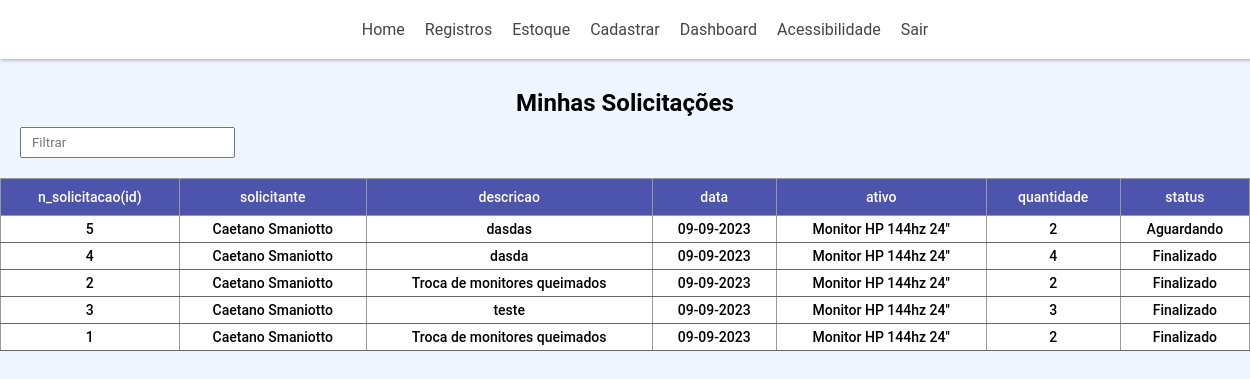
The app's page /feed (signed in), older data.
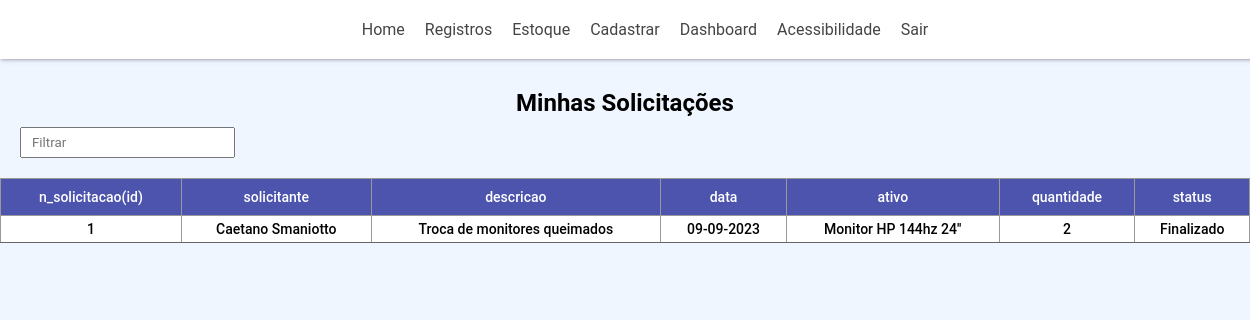
The same page, newer data.
### aplicacao/models.py (models this page shows, shortened)
class Solicitacao(database.Model):
    id = database.Column(database.Integer, primary_key=True)
    descricao = database.Column(database.String(500), nullable=False)
    data = database.Column(database.DateTime, nullable=False, default=datetime.utcnow())
    id_usuario = database.Column(database.Integer, database.ForeignKey('usuario.id')) # quem está gerando
    id_ativo = database.Column(database.Integer, database.ForeignKey('ativo.id'))
    quantidade = database.Column(database.Integer, nullable=False)
    status = database.Column(database.String, nullable=False)

class Usuario(database.Model, UserMixin):
    id = database.Column(database.Integer, primary_key=True)
    cpf = database.Column(database.String(11), nullable=False, unique=True)
    nome = database.Column(database.String(75), nullable=False)
    email = database.Column(database.String(250), nullable=False, unique=True)
    senha = database.Column(database.String, nullable=False)
    permissao = database.Column(database.Integer, nullable=False, default=1)
    solicitacoes = database.relationship("Solicitacao", backref="usuario", lazy=True)

class Ativo(database.Model):
    id = database.Column(database.Integer, primary_key=True)
    nome = database.Column(database.String(75), nullable=False, unique=True)
    tipo = database.Column(database.String, nullable=False)
    descricao = database.Column(database.String(500), nullable=False)
    data_aquisicao = database.Column(database.DateTime, nullable=False)
    data_garantia = database.Column(database.DateTime, nullable=False)
    quantidade_estoque = database.Column(database.Integer, nullable=False)
    solicitacoes = database.relationship("Solicitacao", backref="ativo", lazy=True)
    transacoes = database.relationship("TransacaoEstoque", backref="ativo", lazy=True)

### aplicacao/routes.py (the view)
@app.route("/feed")
@login_required
def feed():
    solicitacoes = Solicitacao.query.filter_by(id_usuario=current_user.id).order_by(Solicitacao.data.desc()).all()
    return render_template("feed.html", solicitacoes=solicitacoes)

### aplicacao/models.py (called while the page is built)
@login_manager.user_loader
def load_user(id_usuario):
    return Usuario.query.filter_by(id=int(id_usuario)).first()

### aplicacao/templates/feed.html (shortened to what this page needs)
{% extends 'base_perfil.html' %}
{% block body %}
    <h2>Minhas Solicitações</h2>
    <input type="text" id="input" placeholder="Filtrar">
    <table border="1" id="minhaTabela">
        <thead>
            <tr>
                <th>n_solicitacao(id)</th>
                <th>solicitante</th>
                <th>descricao</th>
                <th>data</th>
                <th>ativo</th>
                <th>quantidade</th>
                <th>status</th>
            </tr>
        </thead>
        <tbody id="table">
            {% for solicitacao in solicitacoes %}
            <tr>
                <td>{{solicitacao.id}}</td>
                <td>{{solicitacao.usuario.nome}}</td>
                <td>{{solicitacao.descricao}}</td>
                <td>{{solicitacao.data.strftime('%d-%m-%Y')}}</td>
                <td>{{solicitacao.ativo.nome}}</td>
                <td>{{solicitacao.quantidade}}</td>
                <td>{{solicitacao.status}}</td>
            </tr>
            {% endfor %}
        </tbody>
    </table>
{% endblock %}

### aplicacao/templates/base_perfil.html (shortened to what this page needs)
<!DOCTYPE html>
<html lang="en">
<head>
    <link rel="stylesheet" href="{{ url_for('static', filename='css/style.css')}}">
</head>
<body>
    <div class="container">
        <nav>
            {% if current_user.permissao < 2 %}
            <a href="/home">Criar Solicitação</a>
            <a href="/feed">Minhas Solicitações</a>
            {% else %}
            <a href="/home">Home</a>
            <div class="dropdown">
                <span>Registros</span>
            </div>
            <div class="dropdown">
                <span>Estoque</span>
            </div>
            <div class="dropdown">
                <span>Cadastrar</span>
            </div>
            <a href="/dashboard">Dashboard</a>
            {% endif %}
            <div class="dropdown">
                <span>Acessibilidade</span>
            </div>
            <a href="/logout">Sair</a>
        </nav>
        {% block body %}{% endblock %}
    </div>
</body>
</html>

### aplicacao/static/css/style.css (style rules this page uses)
* { font-family: 'Roboto', sans-serif; margin: 0; padding: 0; }
body { background-color: #f0f6ff; }
div.container { padding: 0px 0px 30px 0px; }
table td, th { overflow-x: auto; max-height: calc(100vh - 17px); }
table { width: 100vw; text-align: center; margin: 10px 0; }
nav { justify-content: center; display: flex; gap: 20px; background-color: #fff; width: 100vw; padding: 20px; margin-bottom: 30px; box-shadow: rgba(50, 50, 93, 0.25) 0px 2px 5px -1px, rgba(0, 0, 0, 0.3) 0px 1px 3px -1px; }
nav a { color: #454546; text-decoration: none; text-align: center; }
.dropdown { position: relative; display: inline-block; }
.dropdown span { color: #454546; }
h2 { text-align: center; }
#input { padding: 6px 10px; justify-content: center; margin: 10px 20px; }
table { border: 1px solid #999999; border-collapse: collapse; font-size: 14px; }
table tr { height: 20px; }
table th { background-color: #4c54ad; color: #fff; padding: 10px 15px; font-weight: 500; }
table td { background-color: #fff; color: black; padding: 5px 10px; font-weight: 500; border-bottom: 1px solid #656565; overflow: auto; }

Row changes from the older to the newer data that the page shows:
removed Solicitacao: id "5", usuario.nome "Caetano Smaniotto", descricao "dasdas", data "09-09-2023", ativo.nome "Monitor HP 144hz 24''", quantidade "2", status "Aguardando"
removed Solicitacao: id "4", usuario.nome "Caetano Smaniotto", descricao "dasda", data "09-09-2023", ativo.nome "Monitor HP 144hz 24''", quantidade "4", status "Finalizado"
removed Solicitacao: id "2", usuario.nome "Caetano Smaniotto", descricao "Troca de monitores queimados", data "09-09-2023", ativo.nome "Monitor HP 144hz 24''", quantidade "2", status "Finalizado"
removed Solicitacao: id "3", usuario.nome "Caetano Smaniotto", descricao "teste", data "09-09-2023", ativo.nome "Monitor HP 144hz 24''", quantidade "3", status "Finalizado"
